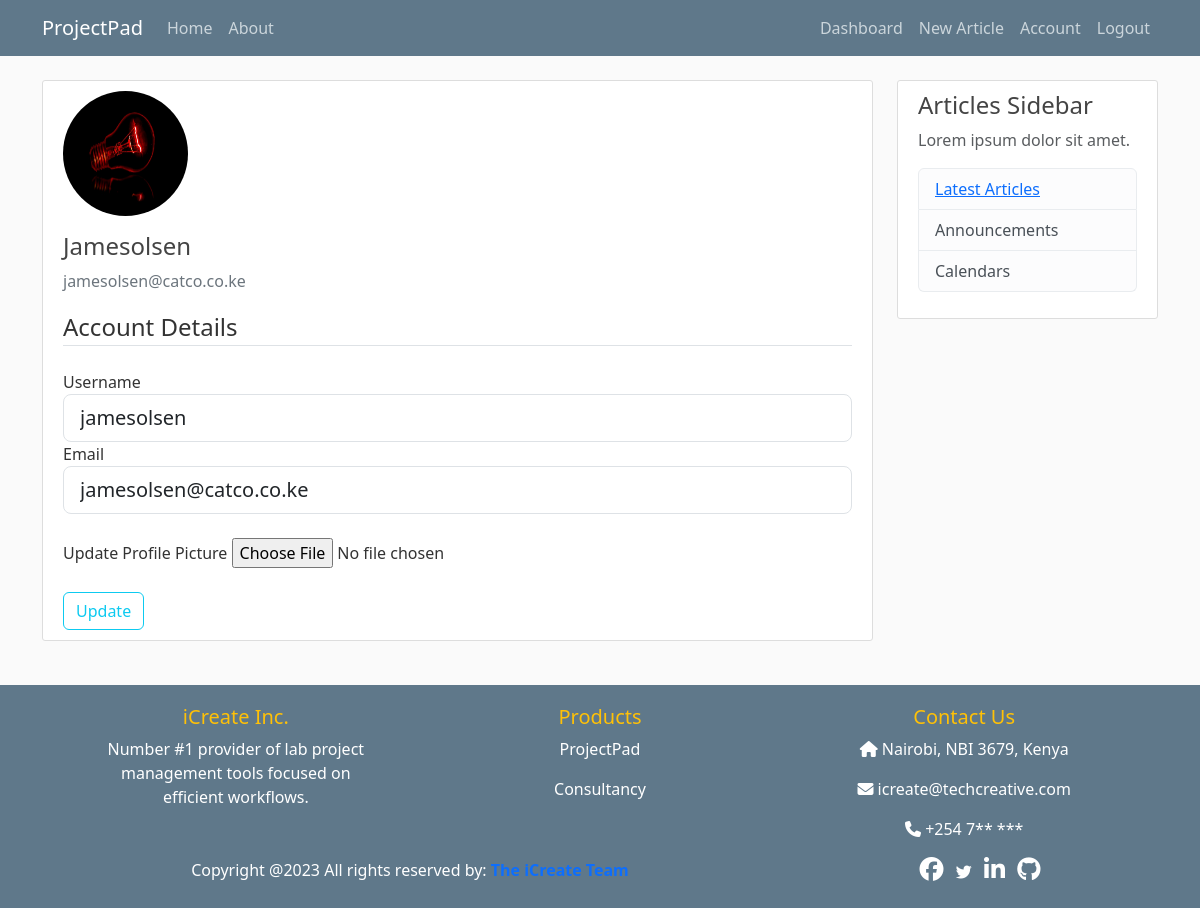
Page /account (signed in) on the committed database.
### projectpad/models.py (models this page shows, shortened)
class User(db.Model, UserMixin):
    id = db.Column(db.Integer, primary_key=True)
    username = db.Column(db.String(20), unique=True, nullable=False)
    email = db.Column(db.String(120), unique=True, nullable=False)
    image_file = db.Column(db.String(120), nullable=False, default='default.jpg')
    password = db.Column(db.String(60), nullable=False)
    articles = db.relationship('Article', backref='author', lazy=True)

### projectpad/routes.py (the view)
@app.route("/account", strict_slashes=False, methods=['GET', 'POST'])
@login_required
def account():
    form = UpdateAccountForm()
    if form.validate_on_submit():
        if form.picture.data:
            picture_file = save_picture(form.picture.data)
            current_user.image_file = picture_file
        current_user.username = form.username.data
        current_user.email = form.email.data
        db.session.commit()
        flash('Your account has been updated!', 'success')
        return redirect(url_for('account'))
    elif request.method == 'GET':
        form.username.data = current_user.username
        form.email.data = current_user.email
    image_file = url_for('static', filename='images/' + current_user.image_file)
    return render_template('account.html', title='Account', image_file=image_file, form=form)

### projectpad/forms.py (shortened to what this page needs)
class UpdateAccountForm(FlaskForm):
    username = StringField('Username', validators=[DataRequired(), Length(min=2, max=20)])
    email = StringField('Email', validators=[DataRequired(), Email()])
    picture = FileField('Update Profile Picture', validators=[FileAllowed(['jpg', 'jpeg', 'png', 'gif'])])
    submit = SubmitField('Update')

### projectpad/models.py (called while the page is built)
@login_manager.user_loader
def load_user(user_id):
    return User.query.get(int(user_id))

### projectpad/templates/account.html (shortened to what this page needs)
{% extends "layout.html" %}
{% block content %}
<div class="content-section">
    <div class="media">
        <img class="rounded-circle account-img" src="{{ image_file }}">
        <div class="media-body">
            <h2 class="account-heading">{{ current_user.username | title }}</h2>
            <p class="text-secondary">{{ current_user.email }}</p>
        </div>
    </div>
    <form method="POST" action="" enctype="multipart/form-data">
        <fieldset class="form-group">
            <legend class="border-bottom mb-4">Account Details</legend>
            <div class="form-group">
                {{ form.username.label(class="form-control-label") }}
                {% if form.username.errors %}
                {{ form.username(class="form-control form-control-lg is-invalid") }}
                <div class="invalid-feedback">
                    {% for error in form.username.errors %}
                    <span>{{ error }}</span>
                    {% endfor %}
                </div>
                {% else %}
                {{ form.username(class="form-control form-control-lg") }}
                {% endif %}
            </div>
            <div class="form-group">
                {{ form.email.label(class="form-control-label") }}
                {% if form.email.errors %}
                {{ form.email(class="form-control form-control-lg is-invalid") }}
                <div class="invalid-feedback">
                    {% for error in form.email.errors %}
                    <span>{{ error }}</span>
                    {% endfor %}
                </div>
                {% else %}
                {{ form.email(class="form-control form-control-lg") }}
                {% endif %}
            </div><br>
            <div class="form-group">
                {{ form.picture.label() }}
                {{ form.picture(class="form-control-file") }}
            </div>
        </fieldset><br>
        <div class="form-group">
            {{ form.submit(class="btn btn-outline-info") }}
        </div>
    </form>
</div>
{% endblock content %}

### projectpad/static/styles/styles.css (style rules this page uses)
body { background: #fafafa; color: #333333; margin-top: 5rem; }
h1, h2, h3, h4, h5, h6 { color: #444444; }
.content-section { background: #ffffff; padding: 10px 20px; border: 1px solid #dddddd; border-radius: 3px; margin-bottom: 20px; }
.account-img { height: 125px; width: 125px; margin-right: 20px; margin-bottom: 16px; }
.account-heading { font-size: 1.5rem; }

### rows in the picture
User: username "Jamesolsen", email "jamesolsen@catco.co.ke", username "jamesolsen"
